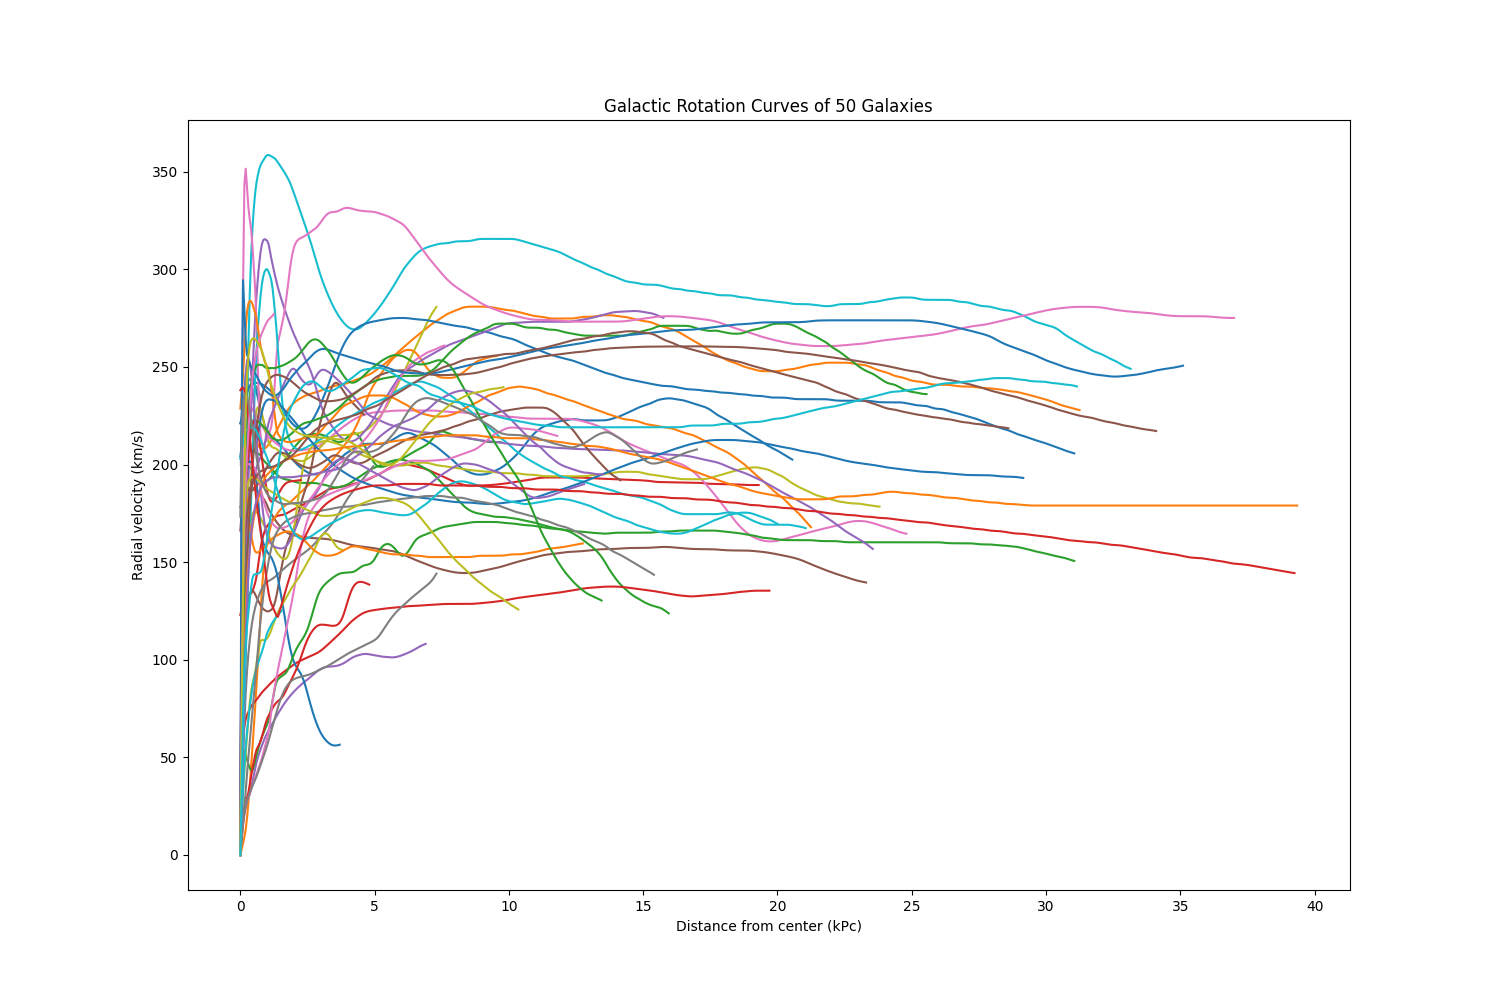

Write the Python code that produced this figure.
import os

import numpy as np
import matplotlib.pyplot as plt
import pandas as pd

from data_extract import extract_galaxy_data

data_path = "alldata"
datafiles = os.listdir(data_path)

plt.figure(figsize=(20, 10))

for datafile in datafiles:
    filepath = os.path.join(data_path, datafile)
    gdata = extract_galaxy_data(filepath)

    vel = [float(elem) for elem in gdata["data"]["V(km/s)"]]
    dist = [float(elem) for elem in gdata["data"]["R(kpc)"]]
    
    plt.plot(dist, vel)

plt.xlabel("Distance from center (kPc)")
plt.ylabel("Radial velocity (km/s)")
plt.title("Galactic Rotation Curves of 50 Galaxies")
plt.xlim(0, 40)
plt.ylim(0, 400)

plt.savefig("rotation_curves.png")
plt.show()

